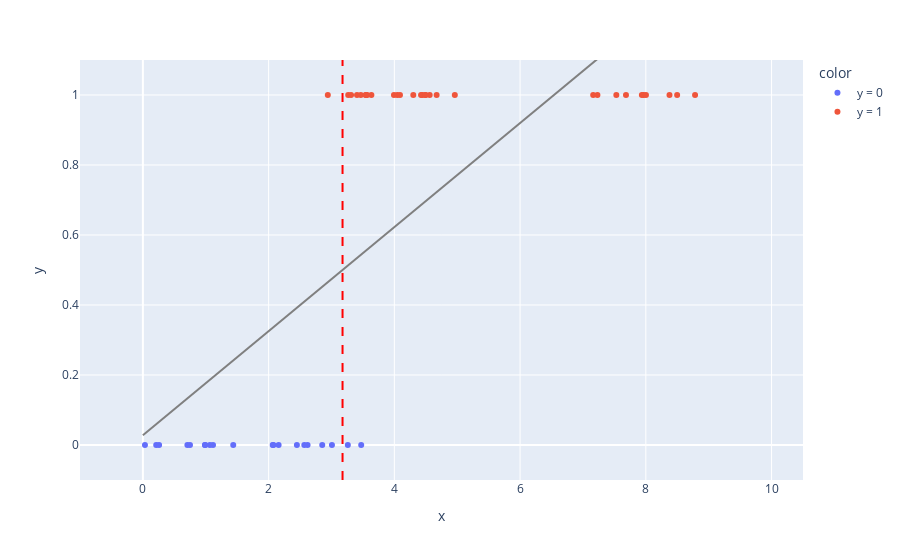

The code cell stored with this chart in its notebook:
### Code cell
lin_reg_plot_ext = fit_lm_and_return_plot(eg_df_ext,
                                          show_decision_line=True)
lin_reg_plot_ext.show()

### Figure 1 — Plotly figure (JSON) as saved in the notebook; plotly's stock layout.template omitted (floating-point values rounded to 4 significant figures)
{"data": [{"hovertemplate": "color=y = 0<br>x=%{x}<br>y=%{y}<extra></extra>", "legendgroup": "y = 0", "marker": {"color": "#636efa", "symbol": "circle"}, "mode": "markers", "name": "y = 0", "orientation": "v", "showlegend": true, "type": "scatter", "x": [2.62, 3.26, 0.9909, 0.9868, 2.853, 0.03315, 2.568, 3.473, 1.116, 2.077, 1.065, 1.437, 0.2121, 2.159, 2.45, 0.2579, 0.7081, 3.007, 2.065, 0.7494], "xaxis": "x", "y": [0, 0, 0, 0, 0, 0, 0, 0, 0, 0, 0, 0, 0, 0, 0, 0, 0, 0, 0, 0], "yaxis": "y"}, {"hovertemplate": "color=y = 1<br>x=%{x}<br>y=%{y}<extra></extra>", "legendgroup": "y = 1", "marker": {"color": "#EF553B", "symbol": "circle"}, "mode": "markers", "name": "y = 1", "orientation": "v", "showlegend": true, "type": "scatter", "x": [2.942, 3.266, 4.046, 4.443, 3.406, 4.089, 3.994, 3.312, 3.566, 4.425, 3.467, 3.553, 4.562, 4.496, 4.301, 3.542, 4.672, 4.493, 3.635, 4.962, 7.937, 7.963, 7.531, 8.002, 7.23, 8.498, 8.783, 7.163, 7.684, 8.376], "xaxis": "x", "y": [1, 1, 1, 1, 1, 1, 1, 1, 1, 1, 1, 1, 1, 1, 1, 1, 1, 1, 1, 1, 1, 1, 1, 1, 1, 1, 1, 1, 1, 1], "yaxis": "y"}, {"line": {"color": "gray"}, "mode": "lines", "showlegend": false, "type": "scatter", "x": [0, 0.1, 0.2, 0.3, 0.4, 0.5, 0.6, 0.7, 0.8, 0.9, 1, 1.1, 1.2, 1.3, 1.4, 1.5, 1.6, 1.7, 1.8, 1.9, 2, 2.1, 2.2, 2.3, 2.4, 2.5, 2.6, 2.7, 2.8, 2.9, 3, 3.1, 3.2, 3.3, 3.4, 3.5, 3.6, 3.7, 3.8, 3.9, 4, 4.1, 4.2, 4.3, 4.4, 4.5, 4.6, 4.7, 4.8, 4.9, 5, 5.1, 5.2, 5.3, 5.4, 5.5, 5.6, 5.7, 5.8, 5.9, 6, 6.1, 6.2, 6.3, 6.4, 6.5, 6.6, 6.7, 6.8, 6.9, 7, 7.1, 7.2, 7.3, 7.4, 7.5, 7.6, 7.7, 7.8, 7.9, 8, 8.1, 8.2, 8.3, 8.4, 8.5, 8.6, 8.7, 8.8, 8.9, 9, 9.1, 9.2, 9.3, 9.4, 9.5, 9.6, 9.7, 9.8, 9.9], "y": [0.02778, 0.04265, 0.05751, 0.07238, 0.08725, 0.1021, 0.117, 0.1319, 0.1467, 0.1616, 0.1765, 0.1913, 0.2062, 0.2211, 0.2359, 0.2508, 0.2657, 0.2805, 0.2954, 0.3103, 0.3251, 0.34, 0.3549, 0.3698, 0.3846, 0.3995, 0.4144, 0.4292, 0.4441, 0.459, 0.4738, 0.4887, 0.5036, 0.5184, 0.5333, 0.5482, 0.563, 0.5779, 0.5928, 0.6077, 0.6225, 0.6374, 0.6523, 0.6671, 0.682, 0.6969, 0.7117, 0.7266, 0.7415, 0.7563, 0.7712, 0.7861, 0.8009, 0.8158, 0.8307, 0.8455, 0.8604, 0.8753, 0.8902, 0.905, 0.9199, 0.9348, 0.9496, 0.9645, 0.9794, 0.9942, 1.009, 1.024, 1.039, 1.054, 1.069, 1.083, 1.098, 1.113, 1.128, 1.143, 1.158, 1.173, 1.188, 1.202, 1.217, 1.232, 1.247, 1.262, 1.277, 1.292, 1.306, 1.321, 1.336, 1.351, 1.366, 1.381, 1.396, 1.411, 1.425, 1.44, 1.455, 1.47, 1.485, 1.5]}, {"line": {"color": "red", "dash": "dash"}, "mode": "lines", "showlegend": false, "type": "scatter", "x": [3.176, 3.176], "y": [-0.1, 1.1]}], "layout": {"legend": {"title": {"text": "color"}, "tracegroupgap": 0}, "margin": {"t": 60}, "xaxis": {"anchor": "y", "domain": [0, 1], "range": [-1, 10.5], "title": {"text": "x"}}, "yaxis": {"anchor": "x", "domain": [0, 1], "range": [-0.1, 1.1], "title": {"text": "y"}}}}
